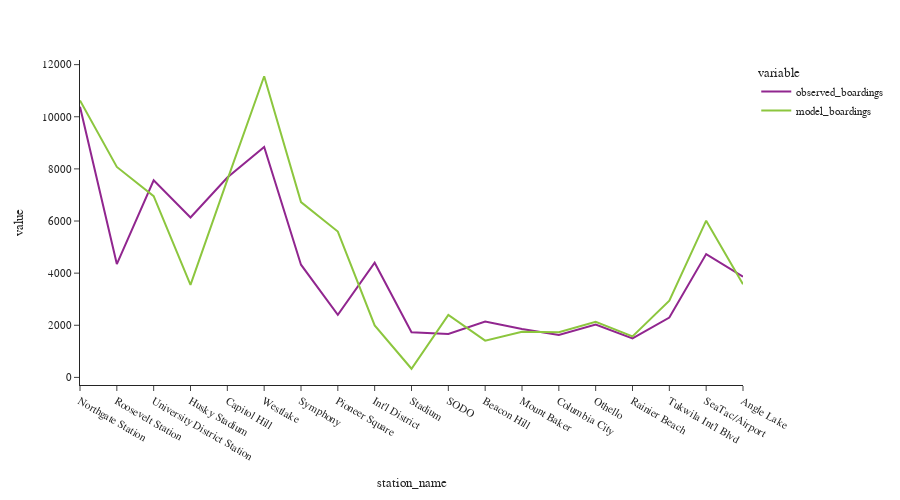

Write notebook code for a chart like this one.
### Code cell
fig = px.line(line_1_df[['observed_boardings','model_boardings']])
fig.update_layout(height=500, width=900, font=dict(size=11),
                  yaxis_tickformat = '.00f')
fig.show()

### Figure 1 — Plotly figure (JSON) as saved in the notebook; plotly's stock layout.template omitted (floating-point values rounded to 4 significant figures)
{"data": [{"hovertemplate": "variable=observed_boardings<br>station_name=%{x}<br>value=%{y}<extra></extra>", "legendgroup": "observed_boardings", "line": {"color": "#91268F", "dash": "solid"}, "marker": {"symbol": "circle"}, "mode": "lines", "name": "observed_boardings", "orientation": "v", "showlegend": true, "type": "scatter", "x": ["Northgate Station", "Roosevelt Station", "University District Station", "Husky Stadium", "Capitol Hill", "Westlake", "Symphony", "Pioneer Square", "Int'l District", "Stadium", "SODO", "Beacon Hill", "Mount Baker", "Columbia City", "Othello", "Rainier Beach", "Tukwila Int'l Blvd", "SeaTac/Airport", "Angle Lake"], "xaxis": "x", "y": [10384, 4349, 7563, 6134, 7667, 8845, 4324, 2400, 4399, 1731, 1669, 2147, 1861, 1630, 2030, 1495, 2298, 4731, 3865], "yaxis": "y"}, {"hovertemplate": "variable=model_boardings<br>station_name=%{x}<br>value=%{y}<extra></extra>", "legendgroup": "model_boardings", "line": {"color": "#8CC63E", "dash": "solid"}, "marker": {"symbol": "circle"}, "mode": "lines", "name": "model_boardings", "orientation": "v", "showlegend": true, "type": "scatter", "x": ["Northgate Station", "Roosevelt Station", "University District Station", "Husky Stadium", "Capitol Hill", "Westlake", "Symphony", "Pioneer Square", "Int'l District", "Stadium", "SODO", "Beacon Hill", "Mount Baker", "Columbia City", "Othello", "Rainier Beach", "Tukwila Int'l Blvd", "SeaTac/Airport", "Angle Lake"], "xaxis": "x", "y": [10620.0, 8074.0, 6954.0, 3552.0, 7579.0, 11550.0, 6724.0, 5595.0, 1993.0, 332.0, 2396.0, 1411.0, 1749.0, 1737.0, 2136.0, 1571.0, 2945.0, 6012.0, 3569.0], "yaxis": "y"}], "layout": {"font": {"size": 11}, "height": 500, "legend": {"title": {"text": "variable"}, "tracegroupgap": 0}, "margin": {"t": 60}, "width": 900, "xaxis": {"anchor": "y", "domain": [0, 1], "title": {"text": "station_name"}}, "yaxis": {"anchor": "x", "domain": [0, 1], "tickformat": ".00f", "title": {"text": "value"}}}}
